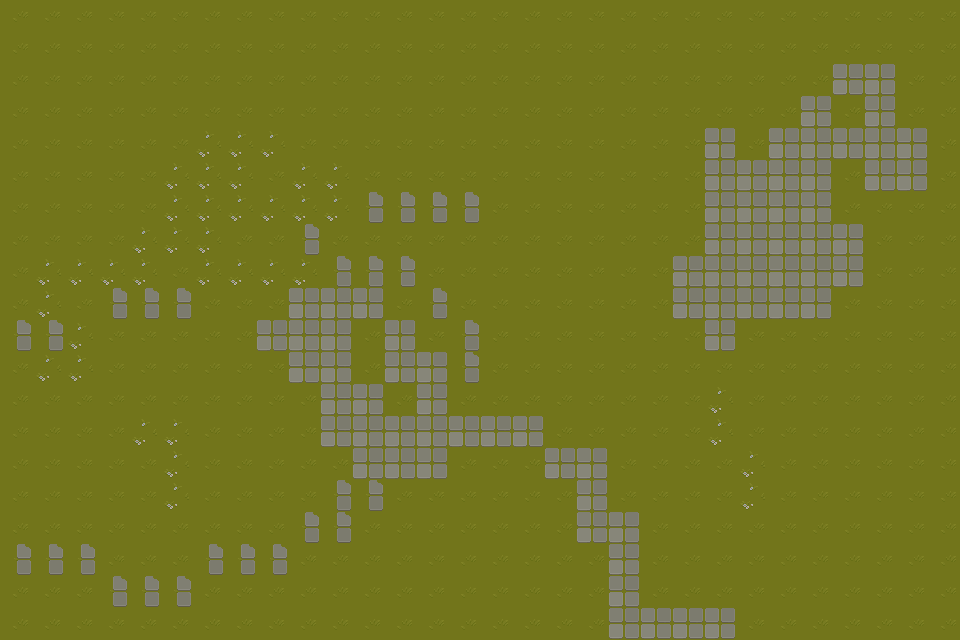

The image is a tile-based game level rendered from a .tmx file. Its description and complete source (layers, tilesets, objects, tile grids) follow:
An orthogonal 30x20 tile map with 32x32 px tiles, 1 tile layer (Tile Layer 1).

<map version="1.10" tiledversion="1.10.2" orientation="orthogonal" renderorder="right-down" width="30" height="20" tilewidth="32" tileheight="32" infinite="0" nextlayerid="2" nextobjectid="1">
 <tileset firstgid="1" name="TX Tileset Grass" tilewidth="32" tileheight="32" tilecount="64" columns="8">
  <image source="TX-Tileset-Grass.png" width="256" height="256" />
 </tileset>
 <layer id="1" name="Tile Layer 1" width="30" height="20">
  <data encoding="csv">
28,28,28,28,28,28,28,28,28,28,28,28,28,28,28,28,28,28,28,28,28,28,28,28,28,28,28,28,28,28,
28,28,28,28,28,28,28,28,28,28,28,28,28,28,28,28,28,28,28,28,28,28,28,28,28,28,28,28,28,28,
28,28,28,28,28,28,28,28,28,28,28,28,28,28,28,28,28,28,28,28,28,28,28,28,28,28,33,33,28,28,
28,28,28,28,28,28,28,28,28,28,28,28,28,28,28,28,28,28,28,28,28,28,28,28,28,33,28,33,28,28,
28,28,28,28,28,28,22,22,22,28,28,28,28,28,28,28,28,28,28,28,28,28,33,28,33,33,33,33,33,28,
28,28,28,28,28,22,22,22,28,22,22,28,28,28,28,28,28,28,28,28,28,28,33,33,33,33,28,33,33,28,
28,28,28,28,28,22,22,22,22,22,22,43,43,43,43,28,28,28,28,28,28,28,33,33,33,33,28,28,28,28,
28,28,28,28,22,22,22,28,28,43,28,28,28,28,28,28,28,28,28,28,28,28,33,33,33,33,33,28,28,28,
28,22,22,22,22,28,22,22,22,22,43,43,43,28,28,28,28,28,28,28,28,33,33,33,33,33,33,28,28,28,
28,22,28,43,43,43,28,28,28,33,33,33,28,43,28,28,28,28,28,28,28,33,33,33,33,33,28,28,28,28,
43,43,22,28,28,28,28,28,33,33,33,28,33,28,43,28,28,28,28,28,28,28,33,28,28,28,28,28,28,28,
28,22,22,28,28,28,28,28,28,33,33,28,33,33,43,28,28,28,28,28,28,28,28,28,28,28,28,28,28,28,
28,28,28,28,28,28,28,28,28,28,33,33,28,33,28,28,28,28,28,28,28,28,22,28,28,28,28,28,28,28,
28,28,28,28,22,22,28,28,28,28,33,33,33,33,33,33,33,28,28,28,28,28,22,28,28,28,28,28,28,28,
28,28,28,28,28,22,28,28,28,28,28,33,33,33,28,28,28,33,33,28,28,28,28,22,28,28,28,28,28,28,
28,28,28,28,28,22,28,28,28,28,43,43,28,28,28,28,28,28,33,28,28,28,28,22,28,28,28,28,28,28,
28,28,28,28,28,28,28,28,28,43,43,28,28,28,28,28,28,28,33,33,28,28,28,28,28,28,28,28,28,28,
43,43,43,28,28,28,43,43,43,28,28,28,28,28,28,28,28,28,28,33,28,28,28,28,28,28,28,28,28,28,
28,28,28,43,43,43,28,28,28,28,28,28,28,28,28,28,28,28,28,33,28,28,28,28,28,28,28,28,28,28,
28,28,28,28,28,28,28,28,28,28,28,28,28,28,28,28,28,28,28,33,33,33,33,28,28,28,28,28,28,28
</data>
 </layer>
</map>
